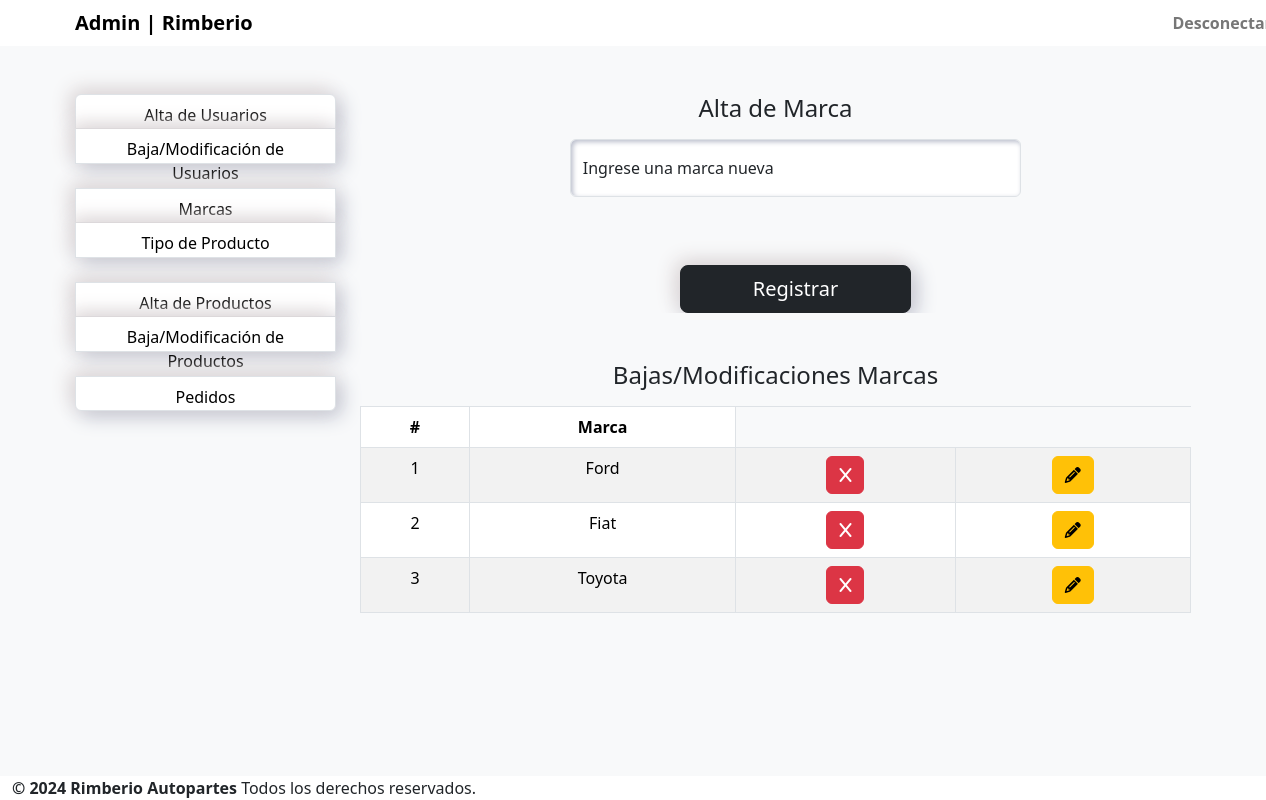
Page /esba-master/admin/marca.php (signed in) on the committed database.
### tables this page shows
CREATE TABLE `marca` (
  `id` int(3) NOT NULL,
  `nombre` varchar(40) NOT NULL
);

### esba-master/admin/marca.php (the view, shortened to what this page needs)
<?php
    include("includes/configadm.php");
    if(isset($_SESSION['usuario'])) {
?>
<!DOCTYPE html>
<html lang="en">
<head>
    <link rel="stylesheet" href="CSS/styles.css">
    <link href="https://cdn.jsdelivr.net/npm/bootstrap@5.3.3/dist/css/bootstrap.min.css" rel="stylesheet">
  </head>
<body class="bg-body-tertiary">
    <?php include("includes/headeradm.php"); ?>
    <br><br>
    <main>
        <div class="container">
            <div class="row justify-content-center text-center">
                <div class="col-md-3">
                    <?php include("includes/menuadm.php");?>
                    <div class="col-md-9">
                        <div class="mb-3">
                            <h4 class="text-center">Alta de Marca</h4>
                        </div>
                        <form method="POST" action="includes/validaraltamarca.php">
                            <div class="row gy-3 overflow-hidden justify-content-center text-center">
                            <div class="col-7">
                                <div class="form-floating mb-1">
                                <input type="text" class="form-control" name="marca" id="marca" placeholder="" required>
                                <label for="marca" class="form-label" name="marca">Ingrese una marca nueva</label>
                                </div>
                            </div>
                            <div class="col-6">
                                <br><br>
                                <div class="justify-content-center text-center">
                                <button class="btn btn-dark btn-lg btn-registrar" type="submit" name="registrar">Registrar</button>
                                </div>
                            </div>
                            </div>
                            <br><br>
                        </form>
                        <div class="mb-3">
                            <h4 class="justify-content-center text-center">Bajas/Modificaciones Marcas</h4>
                        </div>
                        <table cellpadding="0" cellspacing="0" border="0" class="datatable-1 table table-bordered table-striped	 display" width="100%">
							<thead>
								<tr>
								    <th>#</th>
									<th> Marca</th>
								</tr>
							</thead>
						    <tbody>
                            <?php $query=mysqli_query($conexion,"SELECT * FROM marca");
                            while($row=mysqli_fetch_array($query))
                            {
                            ?>
							<tr>
								<td><?php echo htmlentities($row['id']);?></td>
								<td><?php echo htmlentities($row['nombre']);?></td>
                                <td><a href="includes/validarbajamarca.php?id=<?php echo $row['id']; ?>" class="btn btn-danger"><i class="fas fa-x fa-1x"></i></a></td>
                                <td><a href="modifmarca.php?id=<?php echo $row['id']; ?>" class="btn btn-warning"><i class="fas fa-pencil fa-1x"></i></a></td>
							<?php } ?>
                        </table>
					</div>
                    </div>
                </div>
    </main>
    <div class="footer">
		<div class="container-fluid bg-white">
			<b class="copyright">© 2024 Rimberio Autopartes </b> Todos los derechos reservados.
		</div>
	</div>
</body>
</html>
<?php
}else {
    header("Location:index.php");
    exit;
}
?>

### esba-master/admin/CSS/styles.css (style rules this page uses)
body { font-family: sans-serif; margin: 0; }
main { min-height: calc(100vh - 36px - 82px); }
form { margin-left: 40px; }
input { display: block; width: 80%; margin-bottom: 20px; padding: 10px; border: none; outline: none; font-family: sans-serif; background: transparent; font-size: 16px; border-radius: 25px; text-shadow: 1px 1px 0 #fff; box-shadow: inset 2px 2px 5px #babecc, inset -5px -5px 10px #fff; }
button { width: 87%; border: none; height: 35px; border-radius: 25px; background: rgb(82, 182, 221); color: white; font-size: 20px; cursor: pointer; box-shadow: -5px -5px 20px rgb(224, 217, 217), 5px 5px 20px #babecc; outline: none; }
.footer { min-height: 20px; height: 100%; }
.btn-registrar { height: auto; width: 60%; }
input { display: inline; }

### rows in the picture
marca: id "1", nombre "Ford"
marca: id "2", nombre "Fiat"
marca: id "3", nombre "Toyota"
